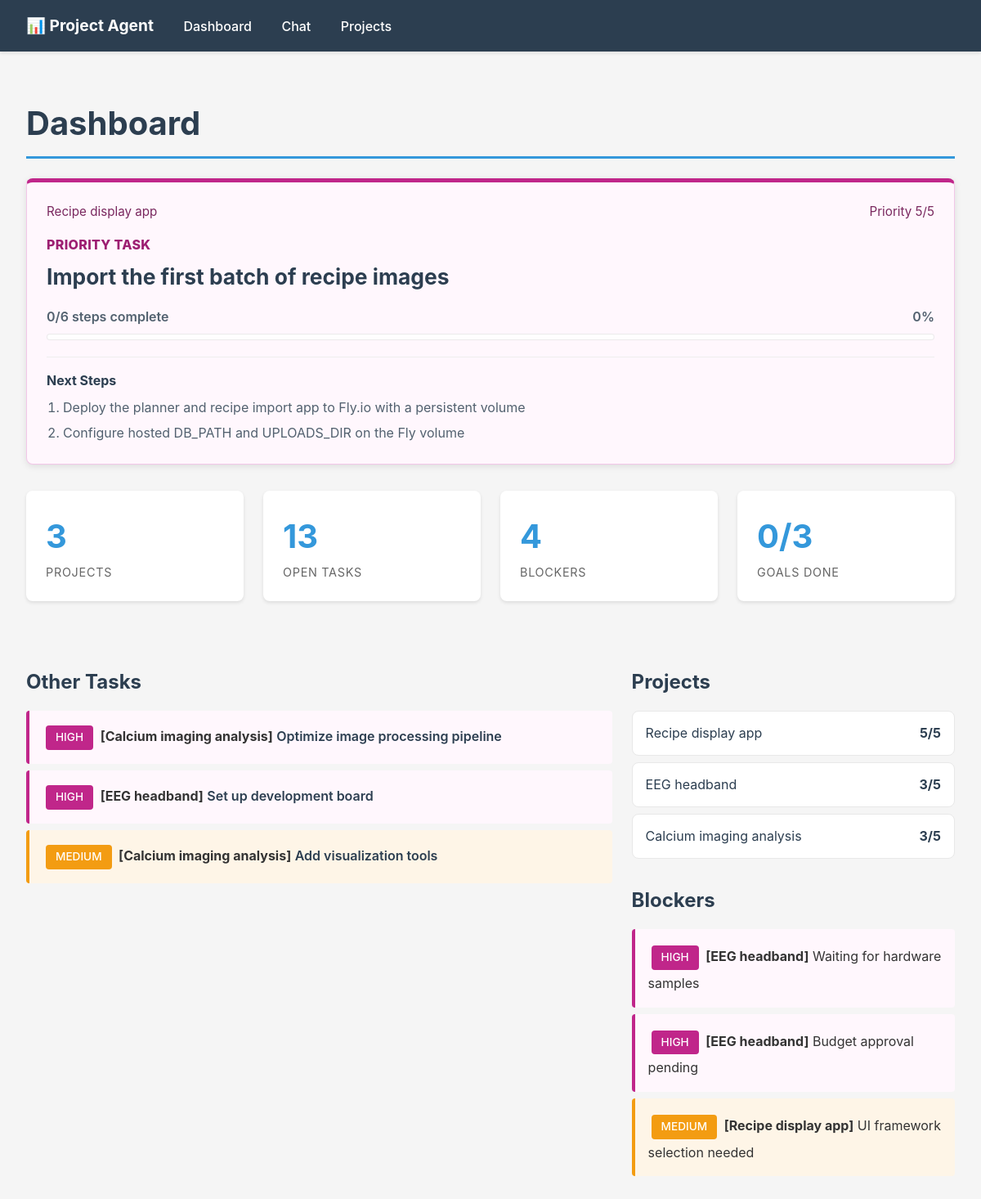
Before: / with the older database file.
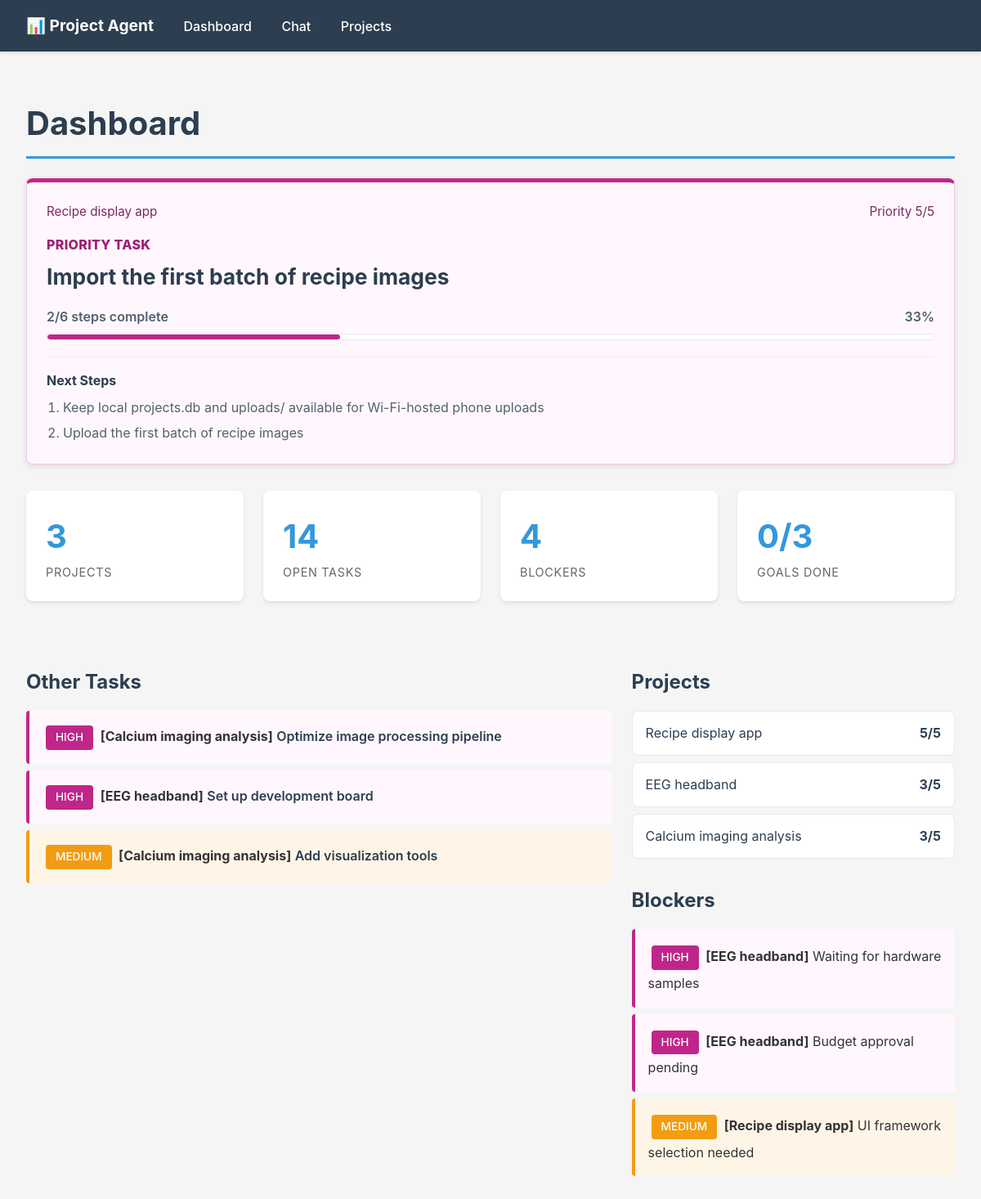
After: the same page with the newer database file.
### tables this page shows
CREATE TABLE task_steps (
                id INTEGER PRIMARY KEY AUTOINCREMENT,
                action_id INTEGER NOT NULL,
                step TEXT NOT NULL,
                status TEXT DEFAULT 'open',
                sort_order INTEGER DEFAULT 100,
                completed_at TEXT DEFAULT '',
                created_at TEXT DEFAULT CURRENT_TIMESTAMP,
                FOREIGN KEY (action_id) REFERENCES recommended_actions(id) ON DELETE CASCADE
            );

CREATE TABLE recommended_actions (
                id INTEGER PRIMARY KEY AUTOINCREMENT,
                project_id INTEGER NOT NULL,
                action TEXT NOT NULL,
                priority TEXT DEFAULT 'medium',
                created_at TEXT DEFAULT CURRENT_TIMESTAMP, sort_order INTEGER DEFAULT 100, status TEXT DEFAULT 'open', completed_at TEXT DEFAULT '',
                FOREIGN KEY (project_id) REFERENCES projects(id) ON DELETE CASCADE
            );

CREATE TABLE projects (
                id INTEGER PRIMARY KEY AUTOINCREMENT,
                name TEXT UNIQUE NOT NULL,
                status TEXT DEFAULT 'active',
                created_at TEXT DEFAULT CURRENT_TIMESTAMP,
                updated_at TEXT DEFAULT CURRENT_TIMESTAMP
            , description TEXT DEFAULT '', priority_score INTEGER DEFAULT 3, focus_reason TEXT DEFAULT '');

CREATE TABLE blockers (
                id INTEGER PRIMARY KEY AUTOINCREMENT,
                project_id INTEGER NOT NULL,
                description TEXT NOT NULL,
                severity TEXT DEFAULT 'medium',
                created_at TEXT DEFAULT CURRENT_TIMESTAMP,
                FOREIGN KEY (project_id) REFERENCES projects(id) ON DELETE CASCADE
            );

### api.py (the view)
@app.get("/")
def dashboard(request: Request):
    data = api_dashboard()
    data_json = json.dumps(data, default=str)
    data_clean = json.loads(data_json)
    context = {
        "request": request,
        "projects": data_clean["projects"],
        "recommended_project": data_clean["recommended_project"],
        "next_action": data_clean["next_action"],
        "blockers": data_clean["blockers"],
        "actions": data_clean["actions"],
        "goals": data_clean["goals"],
        "stats": data_clean["stats"],
    }
    template = jinja_env.get_template("dashboard.html")
    html = template.render(context)
    return HTMLResponse(html)

### templates/dashboard.html (shortened to what the changed rows need)
{% extends "base.html" %}
{% block content %}
<h1>Dashboard</h1>
<section class="focus-panel">
    {% if recommended_project and next_action %}
        <div class="focus-meta">
            <span>{{ recommended_project.name }}</span>
            <span>Priority {{ recommended_project.priority_score }}/5</span>
        </div>
        <div class="focus-task">
            <p class="priority-label">Priority Task</p>
            <h2><a href="/projects/{{ next_action.project_id }}/actions/{{ next_action.id }}">{{ next_action.action }}</a></h2>
            {% if next_action.steps_total %}
                <div class="focus-progress-row">
                    <span>{{ next_action.steps_done }}/{{ next_action.steps_total }} steps complete</span>
                    <span>{{ next_action.progress_percent }}%</span>
                </div>
                <div class="task-progress focus-progress" aria-label="{{ next_action.steps_done }} of {{ next_action.steps_total }} steps complete">
                    <div class="task-progress-fill" style="width: {{ next_action.progress_percent }}%;"></div>
                </div>
            {% endif %}
        </div>
        {% if next_action.top_open_steps %}
            <div class="focus-next-steps">
                <h3>Next Steps</h3>
                <ol>
                    {% for step in next_action.top_open_steps %}
                        <li>{{ step.step }}</li>
                    {% endfor %}
                </ol>
            </div>
        {% endif %}
    {% elif recommended_project %}
        <div class="focus-task">
            <p class="priority-label">Priority Project</p>
            <h2>{{ recommended_project.name }}</h2>
            <p>No open task is defined for this project.</p>
        </div>
    {% else %}
        <div class="focus-task">
            <p>No active project yet.</p>
        </div>
    {% endif %}
</section>
<div class="dashboard-grid compact-metrics">
    <div class="metric">
        <div class="metric-value">{{ stats.total_actions }}</div>
        <div class="metric-label">Open Tasks</div>
    </div>
</div>
<div class="dashboard-two-column">
    <section>
        <h2>Other Tasks</h2>
        {% if actions %}
            {% for action in actions %}
                <div class="action action-{{ action.priority }} dashboard-action compact-action">
                    <div class="dashboard-action-header">
                        <div>
                            <span class="badge badge-{{ action.priority }}">{{ action.priority|upper }}</span>
                            <strong>[{{ action.project_name }}]</strong>
                            <a href="/projects/{{ action.project_id }}/actions/{{ action.id }}">{{ action.action }}</a>
                        </div>
                    </div>
                </div>
            {% endfor %}
        {% else %}
            <div class="empty-state">
                <p>No other open tasks.</p>
            </div>
        {% endif %}
    </section>
    <section>
        <h2>Projects</h2>
        {% if projects %}
            <div class="quiet-list">
                {% for project in projects %}
                    <a href="/projects/{{ project.id }}">
                        <span>{{ project.name }}</span>
                        <strong>{{ project.priority_score }}/5</strong>
                    </a>
                {% endfor %}
            </div>
        {% else %}
            <div class="empty-state">
                <p>No active projects yet.</p>
            </div>
        {% endif %}
        <h2>Blockers</h2>
        {% if blockers %}
            {% for blocker in blockers[:3] %}
                <div class="blocker blocker-{{ blocker.severity }}">
                    <span class="badge badge-{{ blocker.severity }}">{{ blocker.severity|upper }}</span>
                    <strong>[{{ blocker.project_name }}]</strong>
                    {{ blocker.description }}
                </div>
            {% endfor %}
        {% else %}
            <div class="empty-state">
                <p>No blockers.</p>
            </div>
        {% endif %}
    </section>
</div>
{% endblock %}

Changed rows visible on the page:
no longer on this page (row edited): task_steps: step "Deploy the planner and recipe import app to Fly.io with a persistent volume"
changed task_steps: step "Configure hosted DB_PATH and UPLOADS_DIR on the Fly volume" → "Keep local projects.db and uploads/ available for Wi-Fi-hosted phone uploads"
now on this page (row unchanged): task_steps: step "Upload the first batch of recipe images"
Other visible differences:
{{ next_action.steps_done }}: "0" → "2"
{{ next_action.progress_percent }}: "0" → "33"
{{ stats.total_actions }}: "13" → "14"
